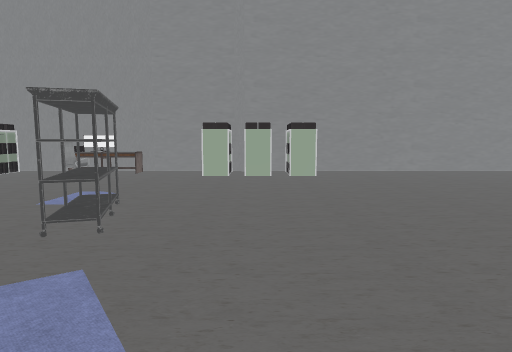
[1] (above)

24 first-person views from a walk through a Unity game level. The camera is 1.5 m above the floor, tilts 6° down and sees 75° across. The floor is counted in squares, 2 m on a side. Each view is taken from the middle of a square. On the plan, view 1 faces up. The plan holds only what a view shows up to about 11 squares ahead; the rest is blank. The place goes on beyond the plan. The player character is not drawn. Some animated figures are not drawn. Some surface patterns are stand-ins.

[2]
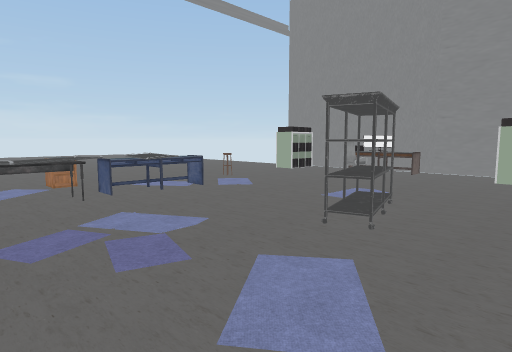

[3]
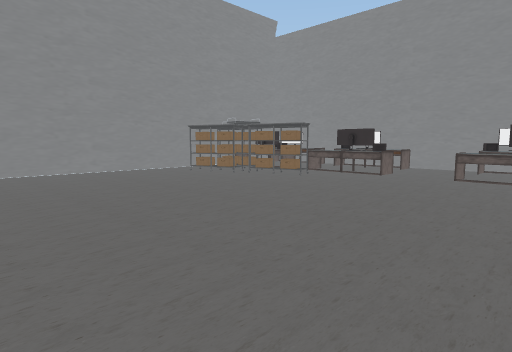

[4]
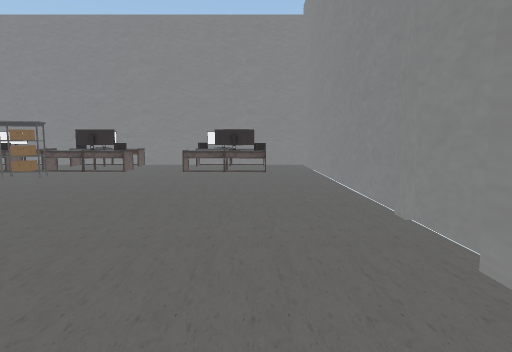

[5]
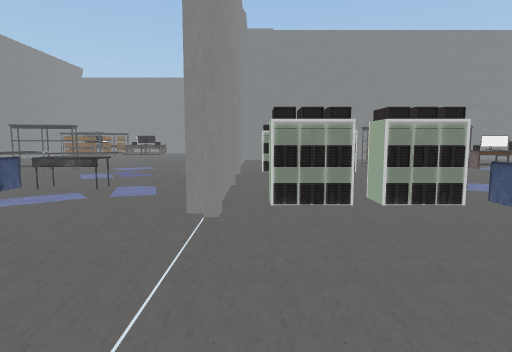

[6]
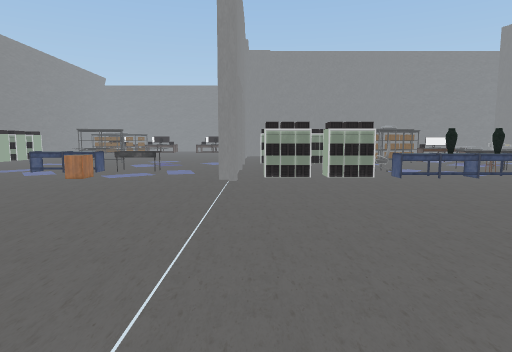

[7]
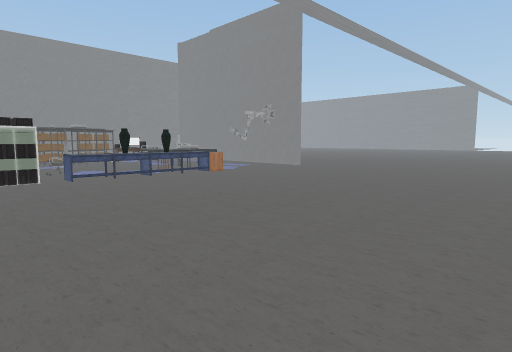

[8]
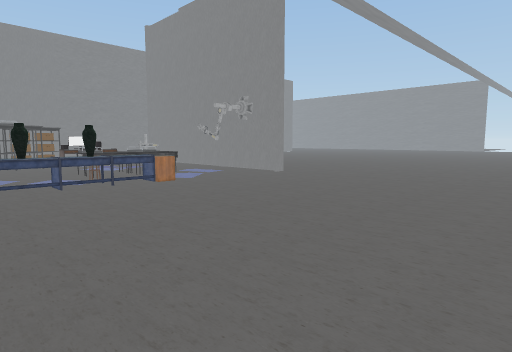

[9]
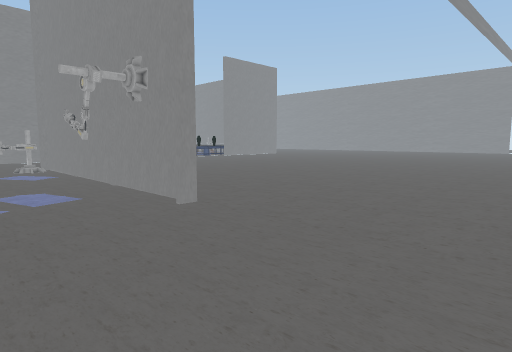

[10]
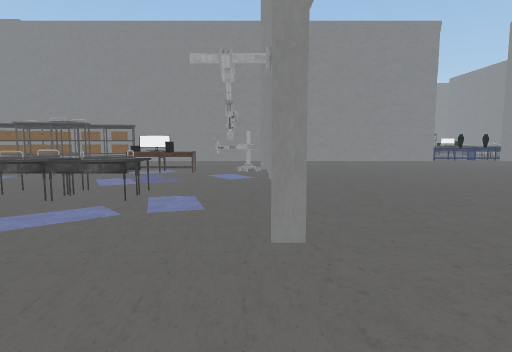

[11]
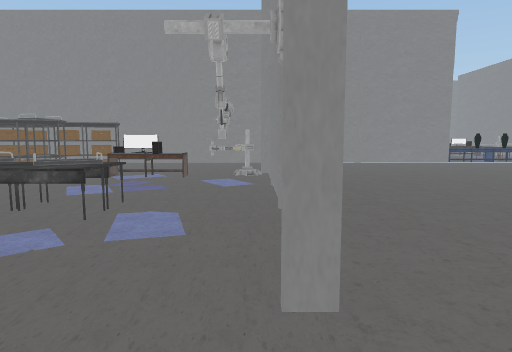

[12]
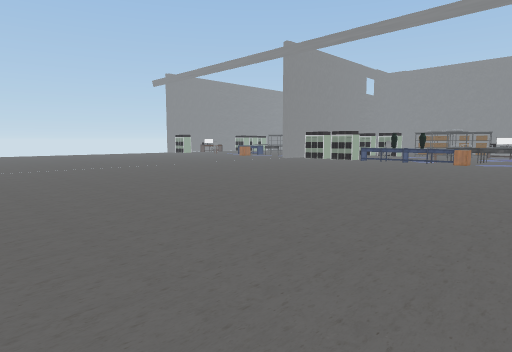

[13]
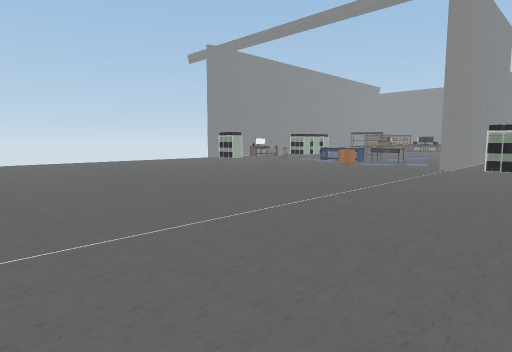

[14]
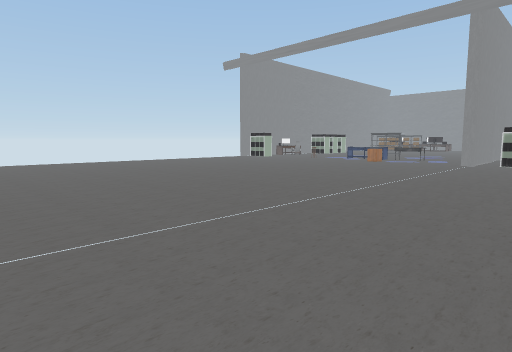

[15]
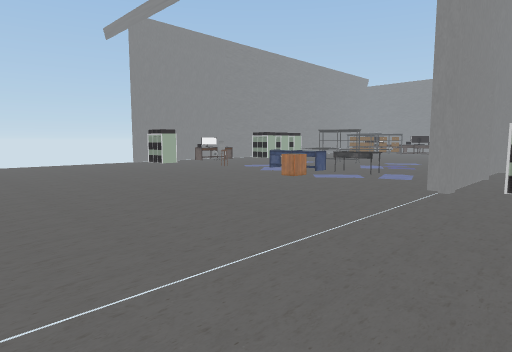

[16]
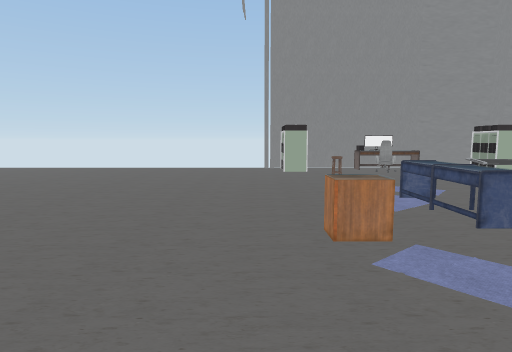

[17]
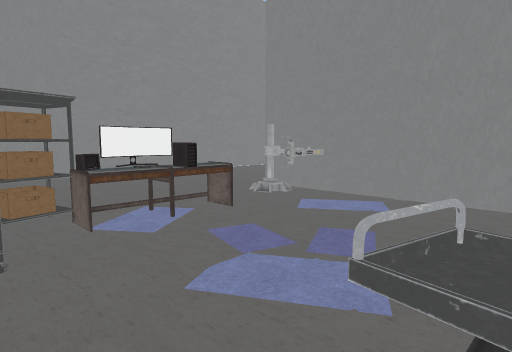

[18]
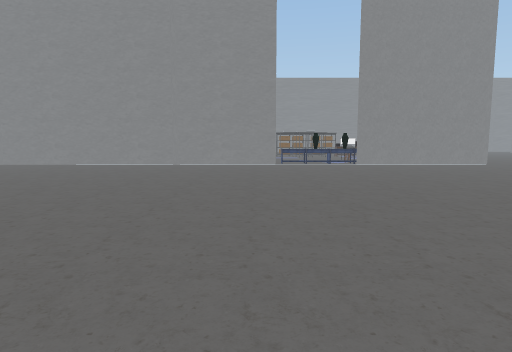

[19]
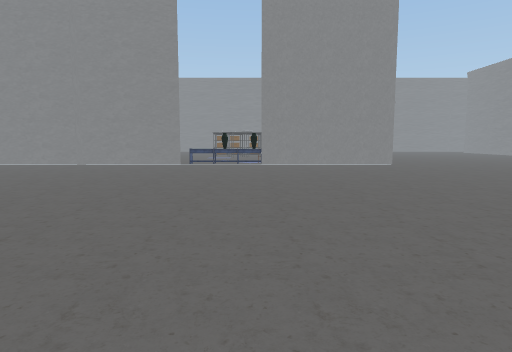

[20]
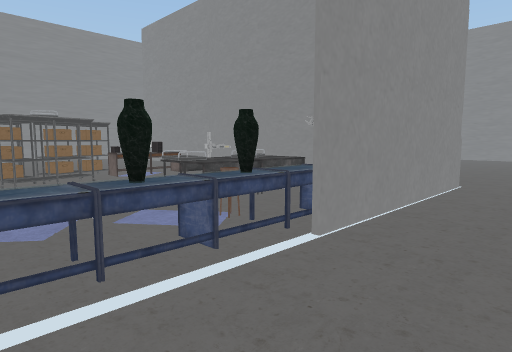

[21]
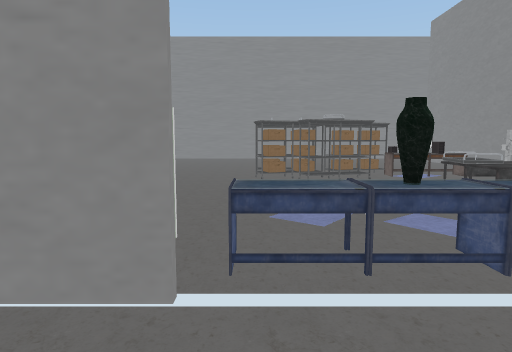

[22]
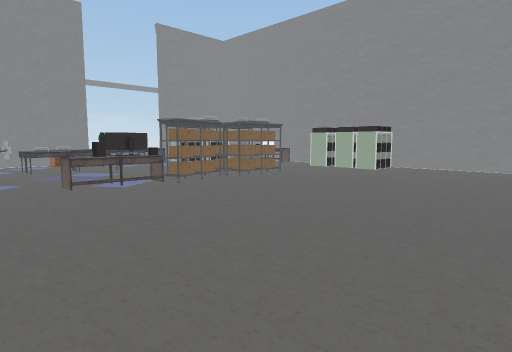

[23]
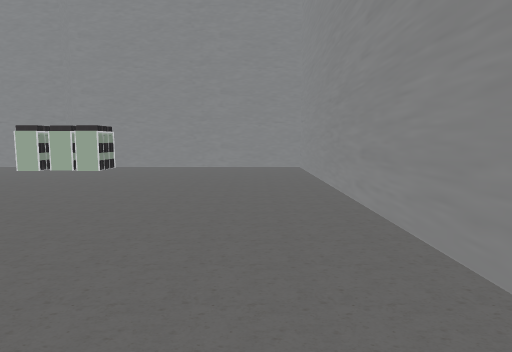

[24]
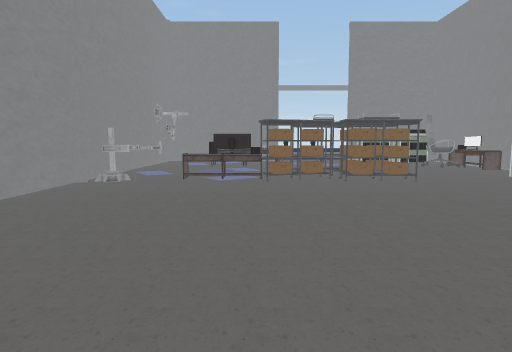

### Floor plan
Points are (right, up) in squares from view 1. A wall is a line through its corners. A room is listed if a view was taken in it or the views show most of it. See-through windows are left out.
Room 1 (views 1, 2, 3, 4, 5, 6, 7, 8, 9, 10, 11, 12, 13, 14, 15, 16, 17, 18, 19, 20, 21, 22, 23, 24)
walls: (-1.5, -10.5) (-1.5, -10); (-1.2, -7.3) (-1.6, -7.4) (-2, -6) (-1, -5.7); (-6.5, -11.3) (-2.5, -11.3); (-0.8, -7.6) (-1, -6.7); (-0.5, -7.1) (-1, -7.2); (-0.6, -6.6) (-0.7, -5); (-0.9, -6.2) (-1.2, -6.2) (-1.4, -5.2); (-0.3, -6.2) (-0.8, -6.3); (-2.6, -1.6) (-6.9, -1.6); (-6.6, -1.8) (-6.6, -1.3); (3.5, -14.6) (3.5, -7.9); (2.1, -1.5) (10.6, -1.5) (10.6, 7.8); (-1.6, 4) (-1.3, 2.7) (-1.7, 2.5) (-2, 3.8); (8.1, -14.4) (4.9, -14.4); (3.5, -20.5) (3.5, -22.5); (3.5, -24.4) (3.5, -21.4); (-1.6, 8.3) (-5.4, 8.3); (7.2, 4.5) (7, 5.2); (7.3, 4.7) (6.8, 4.6) (6.5, 5.7); (7, 5.4) (6.7, 6.1) (6.2, 6) (5.8, 7.2); (6.3, 6.2) (6.2, 6.6); (6.9, 5.9) (6.8, 7.4); (6.4, -24.3) (7.6, -24.3); (6.7, 6.3) (6.2, 6.2); (6.2, 6.7) (6, 7.2); (9.4, -24.3) (13.1, -24.3); (8.2, 8.3) (1.6, 8.3); (16.3, -22.5) (16.3, -14.4) (10.9, -14.4)
low walls: (-1.1, -9.5) (-0.6, -9.5); (-2.8, 7.6) (-2.8, 8.1) (-3.5, 8.1); (-2.8, 7.7) (-3.5, 7.7); (-2.8, 8.1) (-2.8, 7.7); (8.1, 4.3) (8.1, 5.2); (8.7, 5.2) (8, 5.2)
ways out: gap at (-1, -5)
objects: vase (-7, -7); drawers (-6, -8); other object (-6, -7); vase (-6, -6); table (-6, -5); other object (-6, -4); other object (-6, -3); drawers (-6, 2); other object (-6, 5); carpet (-5, -9); table (-5, -9) to (-4, -8); other object (-5, -7); carpet (-5, -5); carpet (-5, 1); table (-5, 2); carpet (-5, 3); chair (-4, -5); other object (-4, -2); table (-4, 1); chair (-4, 7); TV (-4, 8); carpet (-2, -11); other object (-2, -10); TV (-2, -9); other object (-2, -2); other object (-2, -1); other object (-1, -11); carpet (-1, -9); radio (-1, -8); other object (-1, 7); other object (-1, 8); computer (0, -9); other object (0, -1) to (1, -1); vase (3, -20); other object (4, -21); carpet (4, -20); vase (4, -19); other object (4, -18); other object (5, -24); stool (5, -20); other object (6, -24); table (6, -22) to (6, -21); chair (6, -16) to (6, -15); other object (7, -15); other object (8, 0); other object (8, 4); other object (8, 6); other object (8, 7); other object (9, -24); other object (9, -23); computer (9, -22); carpet (9, -21); other object (9, -20); other object (9, -19) to (9, -18); other object (10, 4); other object (10, 5)

Where each view was taken, in squares from view 1:
view 1: 0 up, 0 right, facing up
view 2: 0 up, 0 right, facing up-left
view 3: 0 up, 1 right, facing up-right
view 4: 0 up, 0 right, facing right
view 5: 2 down, 10 left, facing right
view 6: 2 down, 13 left, facing right
view 7: 3 down, 13 left, facing down-right
view 8: 5 down, 12 left, facing down-right
view 9: 9 down, 10 left, facing down-right
view 10: 11 down, 9 left, facing right
view 11: 11 down, 8 left, facing right
view 12: 11 down, 18 left, facing up-right
view 13: 4 down, 16 left, facing up-right
view 14: 4 down, 18 left, facing up-right
view 15: 3 down, 12 left, facing up-right
view 16: 1 down, 7 left, facing up
view 17: 7 down, 4 left, facing down-right
view 18: 17 down, 7 left, facing right
view 19: 20 down, 7 left, facing right
view 20: 18 down, 2 right, facing down-right
view 21: 18 down, 2 right, facing right
view 22: 24 down, 15 right, facing up-left
view 23: 24 down, 15 right, facing up
view 24: 21 down, 16 right, facing left
